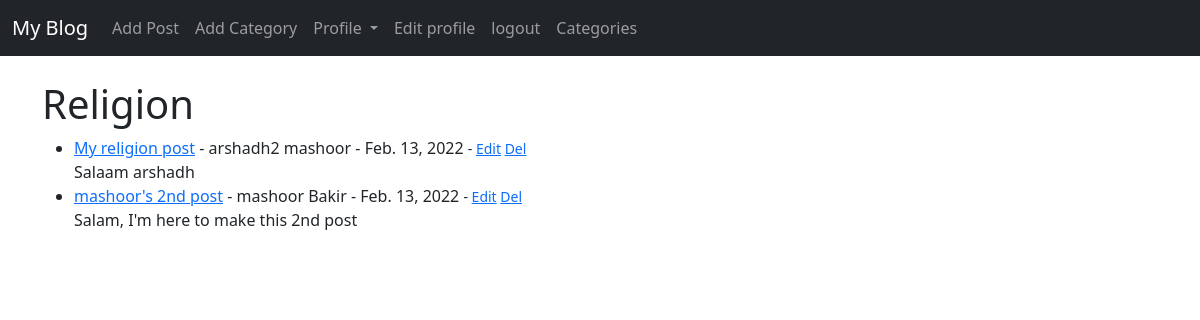
Page /category/religion/ (signed in) on the committed database.
### theblog/models.py (models this page shows, shortened)
class Post(models.Model):
    title = models.CharField(max_length=255)
    header_image = models.ImageField(null=True, blank=True, upload_to="images/")
    title_tag = models.CharField(max_length=255)
    author = models.ForeignKey(User, on_delete=models.CASCADE)
    body = RichTextField(blank=True, null=True)
    post_date = models.DateField(auto_now_add=True)
    category = models.CharField(max_length=255, default='coding')
    snippet = models.CharField(max_length=255)
    likes = models.ManyToManyField(User, related_name='blog_posts')

### theblog/views.py (the view)
# urls.py: path('category/<str:cats>/', CategoryView, name='category'),
def CategoryView(request, cats):
    category_posts = Post.objects.filter(category=cats.replace('-',' '))
    return render(request, 'categories.html', {'cats': cats.title().replace('-',' '), 'category_posts': category_posts})

### theblog/templates/categories.html
{% extends 'base.html' %}
{% block content %}
{% if category_posts %}
        <h1>{{ cats }}</h1>
        <ul>
            {% for post in category_posts %}
            <li>
                <a href="{% url 'article-detail' post.pk %}">{{ post.title }}</a>
                - {{ post.author.first_name }}
                {{ post.author.last_name }} -
                {{ post.post_date }}
                <small>
                {% if user.is_authenticated %}
                    - <a href="{% url 'update_post' post.pk %}">Edit</a>
                    <a href="{% url 'delete_post' post.pk %}">Del</a>
                {% endif %}
                </small><br>
                {{ post.body|slice:":200"|safe }}
            </li>
            {% endfor %}
        </ul>
{% else %}
    <h2>Sory, this page doesn't exist!!</h2>
{% endif %}
{% endblock %}

### rows in the picture
Post: title "My religion post", author.first_name "arshadh2", author.last_name "mashoor", post_date "Feb. 13, 2022", body "Salaam arshadh"
Post: title "mashoor's 2nd post", author.first_name "mashoor", author.last_name "Bakir", post_date "Feb. 13, 2022", body "Salam, I'm here to make this 2nd post"

### other values in the picture
{{ cats }} "Religion"
